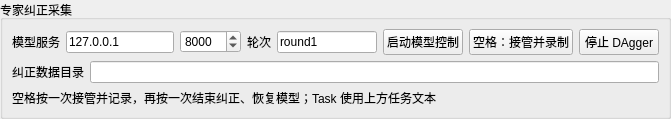
        <widget class="QWidget" name="collection_dagger_panel">
         <property name="visible">
          <bool>false</bool>
         </property>
         <property name="sizePolicy">
          <sizepolicy hsizetype="Preferred" vsizetype="Preferred">
           <horstretch>0</horstretch>
           <verstretch>0</verstretch>
          </sizepolicy>
         </property>
         <layout class="QVBoxLayout" name="collection_VBoxLayout_19" stretch="0">
          <property name="leftMargin">
           <number>0</number>
          </property>
          <property name="topMargin">
           <number>0</number>
          </property>
          <property name="rightMargin">
           <number>0</number>
          </property>
          <property name="bottomMargin">
           <number>0</number>
          </property>
          <property name="spacing">
           <number>6</number>
          </property>
          <item>
           <widget class="QGroupBox" name="collection_dagger_content">
            <property name="visible">
             <bool>false</bool>
            </property>
            <property name="sizePolicy">
             <sizepolicy hsizetype="Preferred" vsizetype="Preferred">
              <horstretch>0</horstretch>
              <verstretch>0</verstretch>
             </sizepolicy>
            </property>
            <property name="title">
             <string>专家纠正采集</string>
            </property>
            <layout class="QVBoxLayout" name="collection_VBoxLayout_20" stretch="0,0,0">
             <property name="leftMargin">
              <number>9</number>
             </property>
             <property name="topMargin">
              <number>9</number>
             </property>
             <property name="rightMargin">
              <number>9</number>
             </property>
             <property name="bottomMargin">
              <number>9</number>
             </property>
             <property name="spacing">
              <number>6</number>
             </property>
             <item>
              <layout class="QHBoxLayout" name="collection_HBoxLayout_14" stretch="0,0,0,0,0,0,0,0">
               <property name="leftMargin">
                <number>0</number>
               </property>
               <property name="topMargin">
                <number>0</number>
               </property>
               <property name="rightMargin">
                <number>0</number>
               </property>
               <property name="bottomMargin">
                <number>0</number>
               </property>
               <property name="spacing">
                <number>6</number>
               </property>
               <item>
                <widget class="QLabel" name="collection_Label_5">
                 <property name="sizePolicy">
                  <sizepolicy hsizetype="Preferred" vsizetype="Preferred">
                   <horstretch>0</horstretch>
                   <verstretch>0</verstretch>
                  </sizepolicy>
                 </property>
                 <property name="text">
                  <string>模型服务</string>
                 </property>
                 <property name="wordWrap">
                  <bool>false</bool>
                 </property>
                 <property name="alignment">
                  <set>Qt::AlignLeft|Qt::AlignVCenter</set>
                 </property>
                 <property name="textInteractionFlags">
                  <set>Qt::LinksAccessibleByMouse</set>
                 </property>
                </widget>
               </item>
               <item>
                <widget class="QLineEdit" name="collection_dagger_host">
                 <property name="maximumSize">
                  <size>
                   <width>180</width>
                   <height>16777215</height>
                  </size>
                 </property>
                 <property name="sizePolicy">
                  <sizepolicy hsizetype="Expanding" vsizetype="Fixed">
                   <horstretch>0</horstretch>
                   <verstretch>0</verstretch>
                  </sizepolicy>
                 </property>
                 <property name="text">
                  <string>127.0.0.1</string>
                 </property>
                 <property name="placeholderText">
                  <string />
                 </property>
                </widget>
               </item>
               <item>
                <widget class="QSpinBox" name="collection_dagger_port">
                 <property name="sizePolicy">
                  <sizepolicy hsizetype="Minimum" vsizetype="Fixed">
                   <horstretch>0</horstretch>
                   <verstretch>0</verstretch>
                  </sizepolicy>
                 </property>
                 <property name="minimum">
                  <number>1</number>
                 </property>
                 <property name="maximum">
                  <number>65535</number>
                 </property>
                 <property name="singleStep">
                  <number>1</number>
                 </property>
                 <property name="value">
                  <number>8000</number>
                 </property>
                 <property name="suffix">
                  <string />
                 </property>
                </widget>
               </item>
               <item>
                <widget class="QLabel" name="collection_Label_6">
                 <property name="sizePolicy">
                  <sizepolicy hsizetype="Preferred" vsizetype="Preferred">
                   <horstretch>0</horstretch>
                   <verstretch>0</verstretch>
                  </sizepolicy>
                 </property>
                 <property name="text">
                  <string>轮次</string>
                 </property>
                 <property name="wordWrap">
                  <bool>false</bool>
                 </property>
                 <property name="alignment">
                  <set>Qt::AlignLeft|Qt::AlignVCenter</set>
                 </property>
                 <property name="textInteractionFlags">
                  <set>Qt::LinksAccessibleByMouse</set>
                 </property>
                </widget>
               </item>
               <item>
                <widget class="QLineEdit" name="collection_dagger_round">
                 <property name="maximumSize">
                  <size>
                   <width>100</width>
                   <height>16777215</height>
                  </size>
                 </property>
                 <property name="sizePolicy">
                  <sizepolicy hsizetype="Expanding" vsizetype="Fixed">
                   <horstretch>0</horstretch>
                   <verstretch>0</verstretch>
                  </sizepolicy>
                 </property>
                 <property name="text">
                  <string>round1</string>
                 </property>
                 <property name="placeholderText">
                  <string />
                 </property>
                </widget>
               </item>
               <item>
                <widget class="QPushButton" name="collection_dagger_start_button">
                 <property name="sizePolicy">
                  <sizepolicy hsizetype="Minimum" vsizetype="Fixed">
                   <horstretch>0</horstretch>
                   <verstretch>0</verstretch>
                  </sizepolicy>
                 </property>
                 <property name="text">
                  <string>启动模型控制</string>
                 </property>
                </widget>
               </item>
               <item>
                <widget class="QPushButton" name="collection_dagger_toggle_button">
                 <property name="sizePolicy">
                  <sizepolicy hsizetype="Minimum" vsizetype="Fixed">
                   <horstretch>0</horstretch>
                   <verstretch>0</verstretch>
                  </sizepolicy>
                 </property>
                 <property name="text">
                  <string>空格：接管并录制</string>
                 </property>
                </widget>
               </item>
               <item>
                <widget class="QPushButton" name="collection_dagger_stop_button">
                 <property name="sizePolicy">
                  <sizepolicy hsizetype="Minimum" vsizetype="Fixed">
                   <horstretch>0</horstretch>
                   <verstretch>0</verstretch>
                  </sizepolicy>
                 </property>
                 <property name="text">
                  <string>停止 DAgger</string>
                 </property>
                </widget>
               </item>
              </layout>
             </item>
             <item>
              <layout class="QHBoxLayout" name="collection_HBoxLayout_15" stretch="0,0">
               <property name="leftMargin">
                <number>0</number>
               </property>
               <property name="topMargin">
                <number>0</number>
               </property>
               <property name="rightMargin">
                <number>0</number>
               </property>
               <property name="bottomMargin">
                <number>0</number>
               </property>
               <property name="spacing">
                <number>6</number>
               </property>
               <item>
                <widget class="QLabel" name="collection_Label_7">
                 <property name="sizePolicy">
                  <sizepolicy hsizetype="Preferred" vsizetype="Preferred">
                   <horstretch>0</horstretch>
                   <verstretch>0</verstretch>
                  </sizepolicy>
                 </property>
                 <property name="text">
                  <string>纠正数据目录</string>
                 </property>
                 <property name="wordWrap">
                  <bool>false</bool>
                 </property>
                 <property name="alignment">
                  <set>Qt::AlignLeft|Qt::AlignVCenter</set>
                 </property>
                 <property name="textInteractionFlags">
                  <set>Qt::LinksAccessibleByMouse</set>
                 </property>
                </widget>
               </item>
               <item>
                <widget class="QLineEdit" name="collection_dagger_root">
                 <property name="sizePolicy">
                  <sizepolicy hsizetype="Expanding" vsizetype="Fixed">
                   <horstretch>0</horstretch>
                   <verstretch>0</verstretch>
                  </sizepolicy>
                 </property>
                 <property name="text">
                  <string />
                 </property>
                 <property name="placeholderText">
                  <string />
                 </property>
                </widget>
               </item>
              </layout>
             </item>
             <item>
              <widget class="QLabel" name="collection_dagger_status">
               <property name="sizePolicy">
                <sizepolicy hsizetype="Preferred" vsizetype="Preferred">
                 <horstretch>0</horstretch>
                 <verstretch>0</verstretch>
                </sizepolicy>
               </property>
               <property name="text">
                <string>空格按一次接管并记录，再按一次结束纠正、恢复模型；Task 使用上方任务文本</string>
               </property>
               <property name="wordWrap">
                <bool>true</bool>
               </property>
               <property name="alignment">
                <set>Qt::AlignLeft|Qt::AlignVCenter</set>
               </property>
               <property name="textInteractionFlags">
                <set>Qt::LinksAccessibleByMouse</set>
               </property>
              </widget>
             </item>
            </layout>
           </widget>
          </item>
         </layout>
        </widget>
